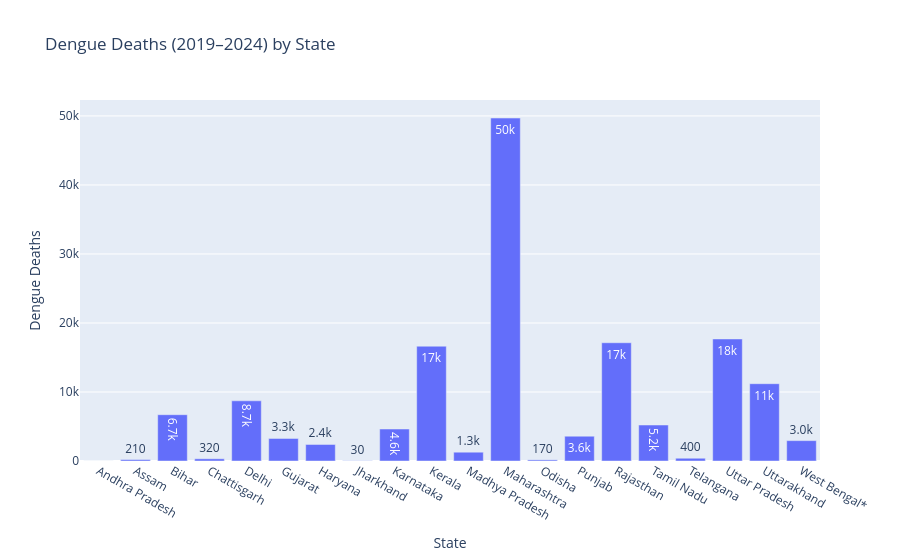

Write notebook code for a chart like this one.
### Code cell
# 7. Bar Chart — Dengue Deaths by State

deaths_by_state = df.groupby("State", as_index=False)["Dengue_Deaths_2019_2024"].sum()

fig = px.bar(
    deaths_by_state,
    x="State",
    y="Dengue_Deaths_2019_2024",
    title="Dengue Deaths (2019–2024) by State",
    labels={"State": "State", "Dengue_Deaths_2019_2024": "Dengue Deaths"},
    text_auto=".2s"
)
fig.show()

### Figure 1 — Plotly figure (JSON) as saved in the notebook; plotly's stock layout.template omitted (floating-point values rounded to 4 significant figures)
{"data": [{"hovertemplate": "State=%{x}<br>Dengue Deaths=%{y}<extra></extra>", "legendgroup": "", "marker": {"color": "#636efa", "pattern": {"shape": ""}}, "name": "", "orientation": "v", "showlegend": false, "textposition": "auto", "texttemplate": "%{y:.2s}", "type": "bar", "x": ["Andhra Pradesh", "Assam", "Bihar", "Chattisgarh", "Delhi", "Gujarat", "Haryana", "Jharkhand", "Karnataka", "Kerala", "Madhya Pradesh", "Maharashtra", "Odisha", "Punjab", "Rajasthan", "Tamil Nadu", "Telangana", "Uttar Pradesh", "Uttarakhand", "West Bengal*"], "xaxis": "x", "y": [0, 207, 6710, 320, 8721, 3264, 2394, 30, 4635, 16632, 1275, 49692, 165, 3591, 17136, 5215, 400, 17685, 11200, 2952], "yaxis": "y"}], "layout": {"barmode": "relative", "legend": {"tracegroupgap": 0}, "title": {"text": "Dengue Deaths (2019–2024) by State"}, "xaxis": {"anchor": "y", "domain": [0, 1], "title": {"text": "State"}}, "yaxis": {"anchor": "x", "domain": [0, 1], "title": {"text": "Dengue Deaths"}}}}
